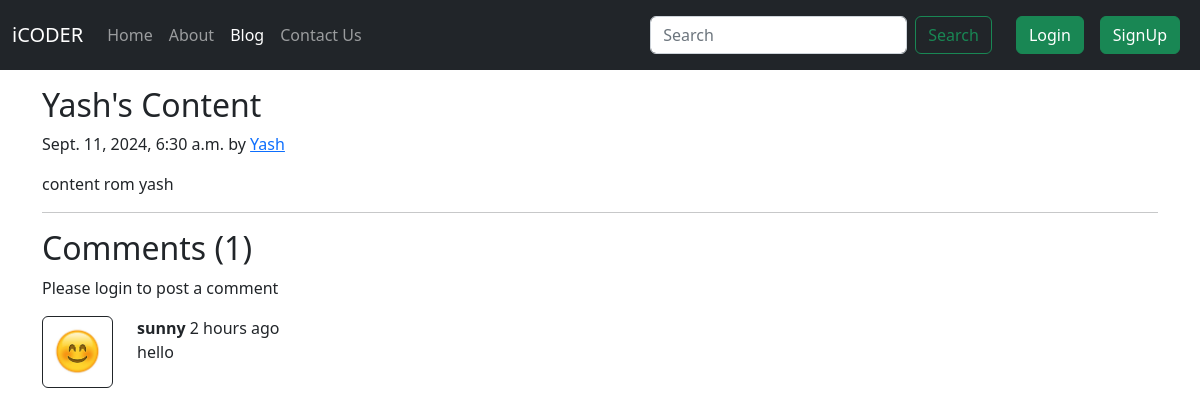
The app's page /blog/yash_slug/, older data.
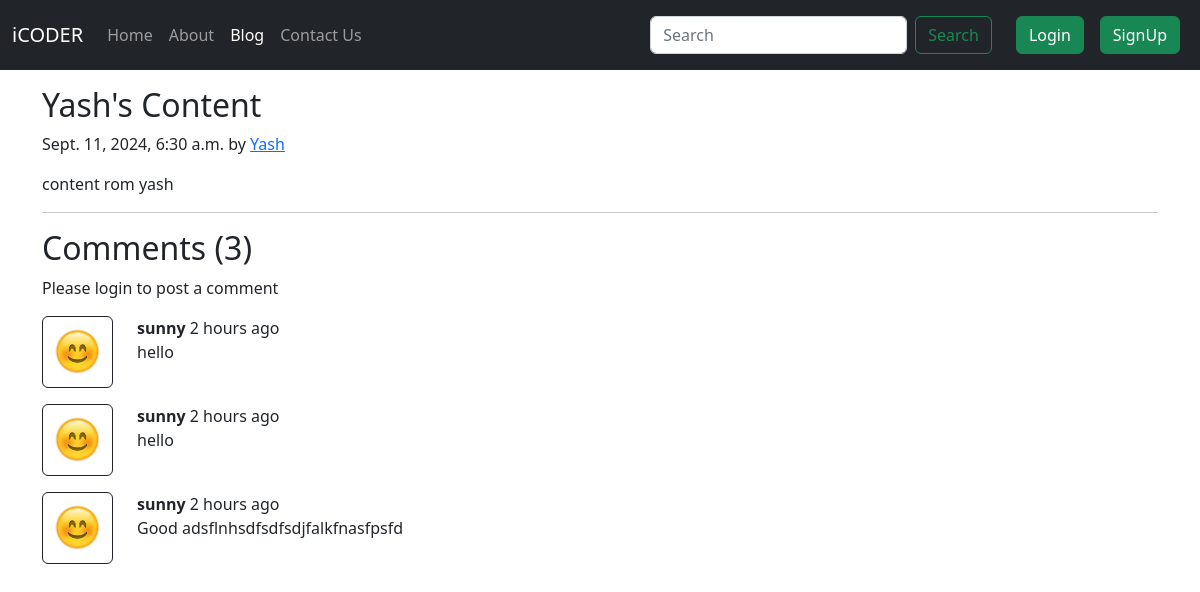
The same page, newer data.
### blog/models.py (models this page shows, shortened)
class Post(models.Model):
    sno = models.AutoField(primary_key=True)
    title = models.CharField(max_length=255)
    content = models.TextField()
    author = models.CharField(max_length=13)
    slug = models.CharField(max_length=130)
    timeStamp = models.DateTimeField(blank=True)

class BlogComment(models.Model):
    sno = models.AutoField(primary_key=True)
    comment = models.TextField()
    user = models.ForeignKey(User, on_delete=models.CASCADE)
    post = models.ForeignKey(Post, on_delete=models.CASCADE)
    parent = models.ForeignKey('self', on_delete=models.CASCADE, null=True)
    timestamp = models.DateTimeField(default=now)

### blog/views.py (the view)
# urls.py: path('<str:slug>/', views.blogPost, name="blogPost"),
def blogPost(request, slug):
    post = Post.objects.filter(slug = slug).first()
    comments = BlogComment.objects.filter(post=post)
    context = {"post" : post, "comments" : comments, "user" :request.user}
    return render(request, 'blog/blogPost.html',context)

### templates/blog/blogPost.html (shortened to what this page needs)
{% extends "base.html" %}
{% block blogactive %} active {% endblock blogactive %}
{% block body %}
{% load humanize %}
<div class="container my-3">
    <h2 class="blog-post-title">{{ post.title }}</h2>
    <p class="blog-post-meta">{{ post.timeStamp }} by
        <a href="/about">{{ post.author }}</a>
    </p>
    <p>{{ post.content }}</p>
    <hr>
</div>
<div class="container">
    <h2>Comments ({{comments.count}})</h2>
    <div class="my-2">
        {% if user.is_authenticated%}
            <form action="/blog/postComment" method="post">
                {% csrf_token %}
                <div class="form-group">
                    <label for="exampleInputEmail1">Post Comment</label>
                    <input type="text" class="form-control" name="comment" placeholder="Enter comment here">
                </div>
                <input type="hidden" name="postSno" value="{{post.sno}}">
                <button type="submit" class="btn btn-primary">Submit</button>
            </form>
        {% else %}
            <p>Please login to post a comment</p>
        {% endif%}
    </div>
    {% for comment in comments %}
    <div class="row my-3">
      <div class="col-md-1">
        <img class="rounded mx-auto d-block w-100 p-2 border border-dark" src="/static/img/user.png" alt="user">
      </div>
      <div class="col-md-11">
        <b>{{comment.user.username}}</b> <span >{{comment.timestamp | naturaltime}} </span>
        <div>{{comment.comment}}</div>
      </div>
    </div>
    {% endfor %}
  </div>
  {% endblock body %}

### templates/base.html (shortened to what this page needs)
<!doctype html>
<html lang="en">
  <head>
    <link href="https://cdn.jsdelivr.net/npm/bootstrap@5.2.3/dist/css/bootstrap.min.css" rel="stylesheet">
  </head>
  <body>
    <nav class="navbar navbar-expand-lg navbar-dark bg-dark">
        <div class="container-fluid">
          <a class="navbar-brand" href="/">iCODER</a>
          <div class="collapse navbar-collapse" id="navbarSupportedContent">
            <ul class="navbar-nav me-auto mb-2 mb-lg-0">
              <li class="nav-item">
                <a class="nav-link {% block homeactive %} {% endblock homeactive %}" aria-current="page" href="/">Home</a>
              </li>
              <li class="nav-item">
                <a class="nav-link {% block aboutactive %} {% endblock aboutactive %}" href="/about">About</a>
              </li>
              <li class="nav-item">
                <a class="nav-link {% block blogactive %} {% endblock blogactive %}" href="/blog">Blog</a>
              </li>
              <li class="nav-item">
                <a class="nav-link {% block contactactive %} {% endblock contactactive %}" href="/contact">Contact Us</a>
              </li>
            </ul>
            <form method="get" action="/search" class="d-flex my-2 my-lg-0 mx-3" role="search">
              <input class="form-control me-2" type="search" placeholder="Search" aria-label="Search" name="query" id="query">
              <button class="btn btn-outline-success" type="submit">Search</button>
            </form>
            {% if user.is_authenticated %}
            <ul class="navbar-nav mb-2 mb-lg-0">
              <li class="nav-item dropdown">
                <a class="nav-link dropdown-toggle" href="#" role="button" data-bs-toggle="dropdown" aria-expanded="false">
                  Welcome {{request.user}} !
                </a>
                <ul class="dropdown-menu">
                  <li><a class="dropdown-item" href="/logout">Logout</a></li>
                </ul>
              </li>
            </ul>
            {% else %}
               <button type="button" class="btn btn-success m-2" data-bs-toggle="modal" data-bs-target="#loginModal">
                Login
              </button>
              <button type="button" class="btn btn-success m-2" data-bs-toggle="modal" data-bs-target="#signupModal">
                SignUp
              </button>
            {% endif %}
          </div>
        </div>
      </nav>
      {% block body %}{% endblock body %}
  </body>
</html>

Row changes from the older to the newer data that the page shows:
added BlogComment: user.username "sunny", timestamp "2 hours ago", comment "hello"
added BlogComment: user.username "sunny", timestamp "2 hours ago", comment "Good adsflnhsdfsdfsdjfalkfnasfpsfd"
Text that changed along with them:
{{ comments.count }}: "1" → "3"
